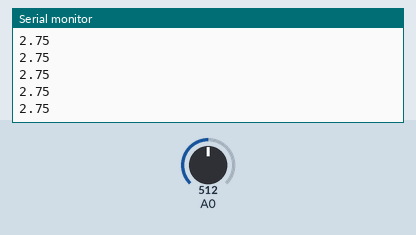
Simulated run of this sketch. Board: Arduino Uno, built with avr-gcc and run on an emulated ATmega328P. On the bench: the last lines printed to the serial monitor. The inputs (shaded band) are chosen by the test bench; at power-on: A0 = 512.

Above: at 1.2 s.
1.3 s: A0 set to 716
At 1.31 s:
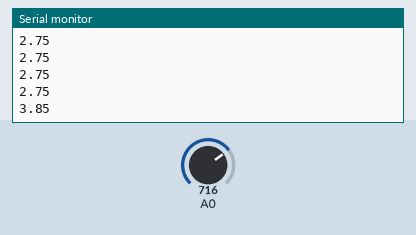
2.8 s: A0 set to 900
At 2.82 s:
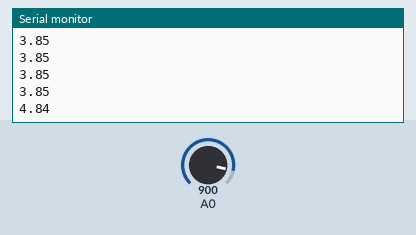
Timing chart, 0 to 5.8 s (numbered marks = the images above; inputs shaded):
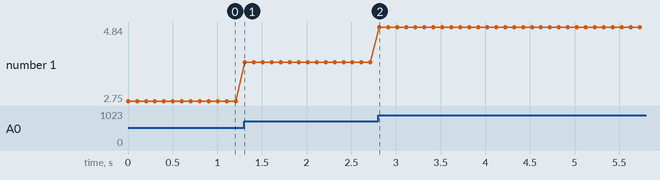

Measured:
- after the input at 1.3 s, the serial monitor: prints a new line at once (image 1)
- after the input at 2.8 s, the serial monitor: prints a new line at once (image 2)
- plotted number 1: 2.75 → 3.85 after the input at 1.3 s, 3.85 → 4.84 after the input at 2.8 s

The sketch:

codigo_arduino.ino
```cpp
//https://www.youtube.com/c/MagnoEfren
//Graph of an  analog signal of arduino in python using tkinter and matplotlib

float lectura;
float voltaje;

void setup() {

  Serial.begin(9600);
  pinMode(A0,INPUT);
}

void loop() {
  lectura = analogRead(A0);
  voltaje = ((lectura/1023)*5.5);
  Serial.println(voltaje);
  delay(100);
}
```
